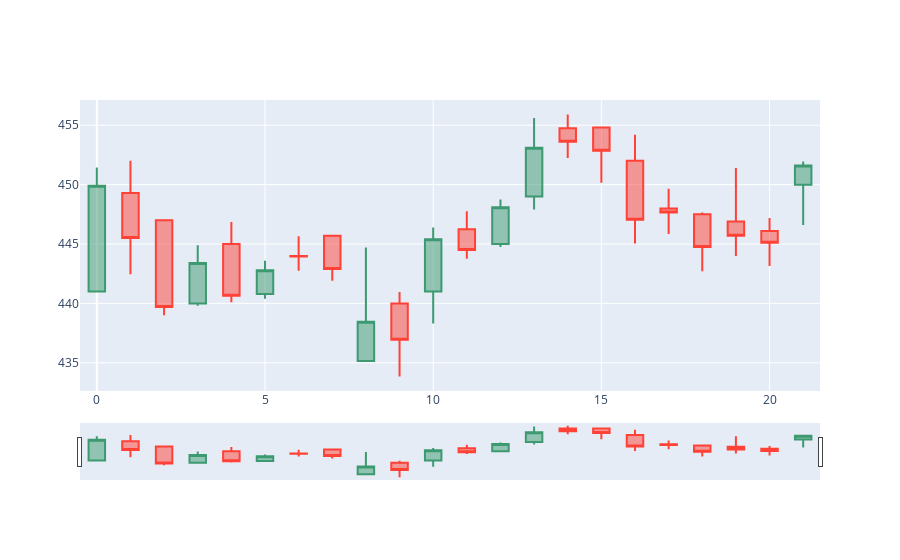

The cell this chart's notebook holds for it:
### Code cell
import plotly.graph_objects as go
from datetime import datetime

fig = go.Figure(data=[go.Candlestick(x=data.index,
                open=op,
                high=hi,
                low=lo,
                close=cl)])
fig.show()

### Figure 1 — Plotly figure (JSON) as saved in the notebook; plotly's stock layout.template omitted (floating-point values rounded to 4 significant figures)
{"data": [{"close": [449.9, 445.5, 439.7, 443.4, 440.6, 442.8, 444.0, 442.9, 438.5, 437.0, 445.4, 444.5, 448.1, 453.1, 453.6, 452.9, 447.0, 447.6, 444.8, 445.7, 445.1, 451.6], "high": [451.5, 452, 447, 444.9, 446.9, 443.6, 445.6, 445.8, 444.7, 441.0, 446.4, 447.8, 448.8, 455.6, 455.9, 454.8, 454.2, 449.6, 447.6, 451.4, 447.2, 452.0], "low": [441, 442.5, 439, 439.8, 440.1, 440.4, 442.8, 441.9, 435.1, 433.9, 438.3, 443.8, 444.8, 447.9, 452.2, 450.1, 445.0, 445.9, 442.7, 444, 443.1, 446.6], "open": [441, 449.3, 447, 440, 445, 440.8, 444, 445.7, 435.1, 440, 441, 446.2, 445, 449, 454.8, 454.8, 452, 448, 447.5, 446.9, 446.1, 450], "type": "candlestick", "x": [0, 1, 2, 3, 4, 5, 6, 7, 8, 9, 10, 11, 12, 13, 14, 15, 16, 17, 18, 19, 20, 21]}], "layout": {}}
